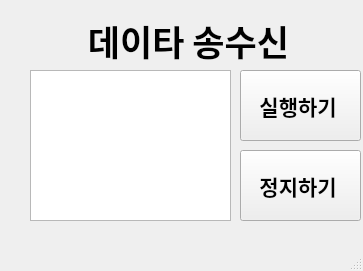
<?xml version="1.0" encoding="UTF-8"?>
<ui version="4.0">
 <class>MainWindow</class>
 <widget class="QMainWindow" name="MainWindow">
  <property name="geometry">
   <rect>
    <x>0</x>
    <y>0</y>
    <width>363</width>
    <height>271</height>
   </rect>
  </property>
  <property name="windowTitle">
   <string>MainWindow</string>
  </property>
  <widget class="QWidget" name="centralwidget">
   <widget class="QLabel" name="label">
    <property name="geometry">
     <rect>
      <x>19</x>
      <y>15</y>
      <width>331</width>
      <height>51</height>
     </rect>
    </property>
    <property name="font">
     <font>
      <family>Aharoni</family>
      <pointsize>26</pointsize>
      <weight>75</weight>
      <bold>true</bold>
     </font>
    </property>
    <property name="text">
     <string> 데이타 송수신</string>
    </property>
    <property name="alignment">
     <set>Qt::AlignCenter</set>
    </property>
   </widget>
   <widget class="QPushButton" name="pb1">
    <property name="geometry">
     <rect>
      <x>240</x>
      <y>70</y>
      <width>121</width>
      <height>71</height>
     </rect>
    </property>
    <property name="font">
     <font>
      <family>Agency FB</family>
      <pointsize>16</pointsize>
      <weight>75</weight>
      <bold>true</bold>
     </font>
    </property>
    <property name="text">
     <string>실행하기 </string>
    </property>
   </widget>
   <widget class="QTextEdit" name="textEdit">
    <property name="geometry">
     <rect>
      <x>30</x>
      <y>70</y>
      <width>201</width>
      <height>151</height>
     </rect>
    </property>
   </widget>
   <widget class="QPushButton" name="pb2">
    <property name="geometry">
     <rect>
      <x>240</x>
      <y>150</y>
      <width>121</width>
      <height>71</height>
     </rect>
    </property>
    <property name="font">
     <font>
      <family>Agency FB</family>
      <pointsize>16</pointsize>
      <weight>75</weight>
      <bold>true</bold>
     </font>
    </property>
    <property name="text">
     <string>정지하기 </string>
    </property>
   </widget>
  </widget>
  <widget class="QMenuBar" name="menubar">
   <property name="geometry">
    <rect>
     <x>0</x>
     <y>0</y>
     <width>363</width>
     <height>21</height>
    </rect>
   </property>
  </widget>
  <widget class="QStatusBar" name="statusbar"/>
 </widget>
 <tabstops>
  <tabstop>pb1</tabstop>
  <tabstop>textEdit</tabstop>
 </tabstops>
 <resources/>
 <connections/>
</ui>
